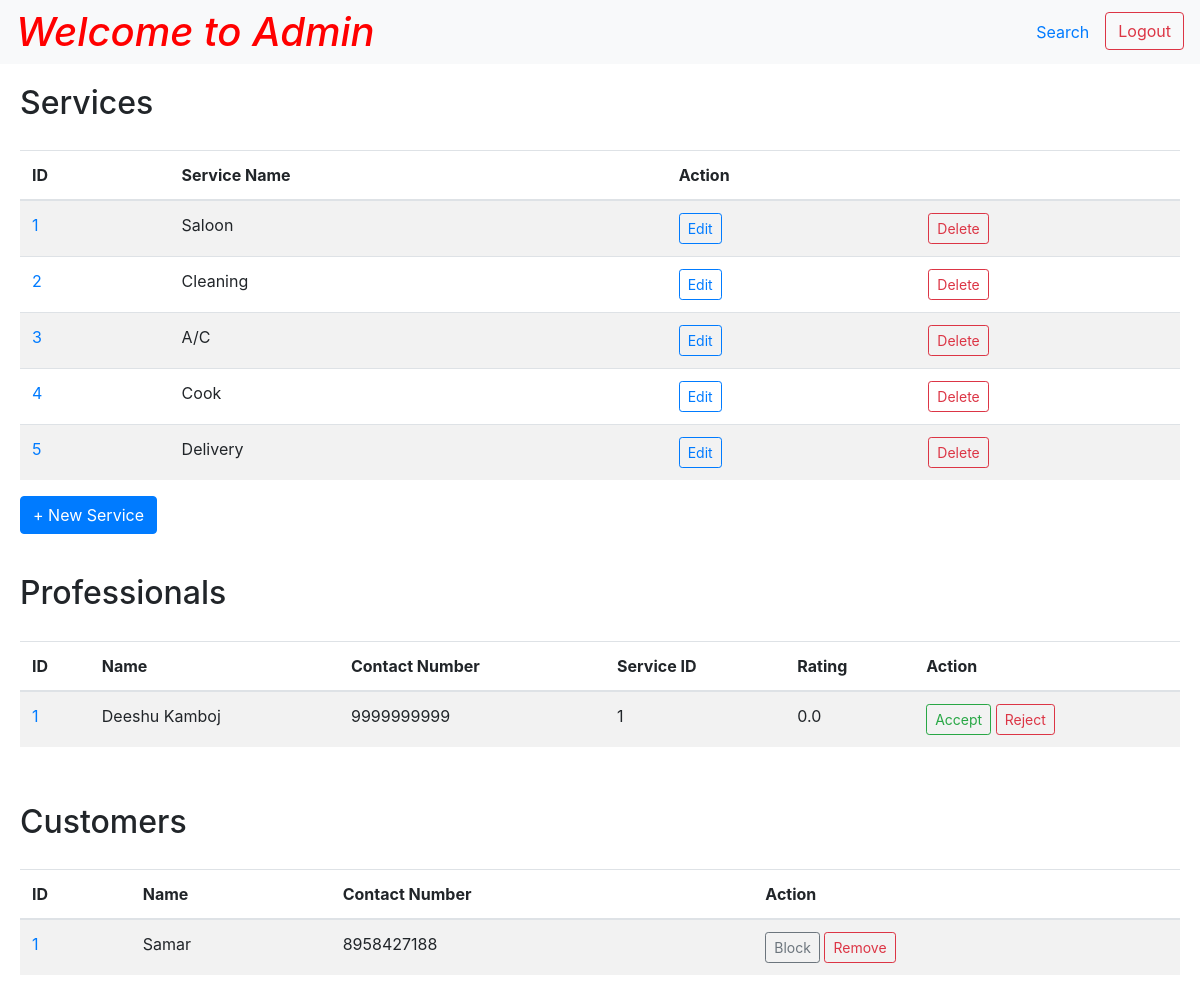
The page /admin (signed in) on the database as committed earlier.
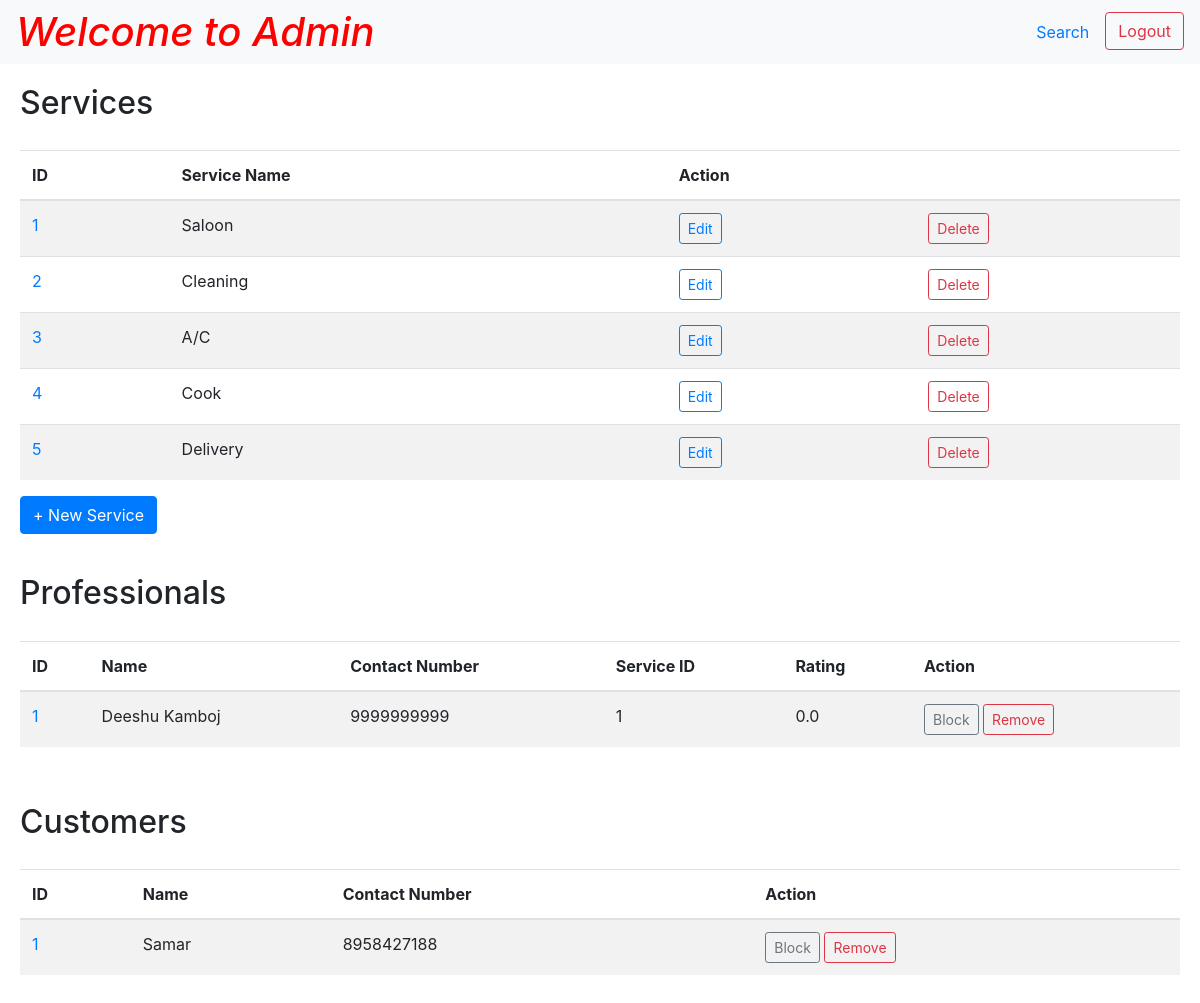
The same page on the database as committed later.
### tables this page shows
CREATE TABLE "services" (
    "id" INTEGER,
    "name" TEXT NOT NULL UNIQUE,
    "description" TEXT NOT NULL,
    "price" REAL NOT NULL,
    PRIMARY KEY("id")
);

CREATE TABLE "professionals" (
    "id" INTEGER,
    "fname" TEXT NOT NULL,
    "lname" TEXT,
    "address" TEXT NOT NULL,
    "pincode" INTEGER NOT NULL,
    "contact_number" TEXT NOT NULL UNIQUE,
    "email" TEXT NOT NULL UNIQUE,
    "password" TEXT NOT NULL,
    "service_id" INTEGER NOT NULL,
    "experience" INTEGER,
    "description" TEXT NOT NULL,
    "date_created" DATETIME DEFAULT CURRENT_TIMESTAMP,
    "rating" REAL DEFAULT 0,
    "status" TEXT CHECK("status" in (NULL, 'active', 'block')) DEFAULT NULL,
    PRIMARY KEY("id"),
    FOREIGN KEY("service_id") REFERENCES "services"("id") ON DELETE CASCADE
);

CREATE TABLE "customers" (
    "id" INTEGER,
    "fname" TEXT NOT NULL,
    "lname" TEXT,
    "address" TEXT,
    "pincode" INTEGER,
    "contact_number" TEXT NOT NULL UNIQUE,
    "email" TEXT NOT NULL UNIQUE,
    "password" TEXT NOT NULL,
    "status" TEXT CHECK("status" in ('active', 'block')) DEFAULT 'active',
    PRIMARY KEY("id")
);

### app.py (the view)
@app.route("/admin", methods=["GET", "POST"])
def admin():
    if request.method == "POST":
        ...
    else:
        if "username" in session and "password" in session:
            admin = helper.fetch_admin(username=session["username"],
                                        password=session["password"])
        else:
            admin = None
        if admin:
            professionals = helper.fetch_professionals()
            customers = helper.fetch_customers()
            services = helper.fetch_services()
            service_requests = helper.fetch_service_requests()
            return render_template("admin.html", professionals=professionals, customers=customers,
                                   services=services, requests=service_requests)
        else:
            return redirect(url_for("login"))

### app.py (called while the page is built)
@app.after_request
def add_header(response):
    response.headers['Cache-Control'] = 'no-store, no-cache, must-revalidate, post-check=0, pre-check=0, max-age=0'
    response.headers['Pragma'] = 'no-cache'
    response.headers['Expires'] = '-1'
    return response

### helper.py (called while the page is built)
def get_db():
    connection = sqlite3.connect("database.db")
    connection.execute("PRAGMA foreign_keys = ON")
    connection.row_factory = sqlite3.Row
    return connection

def fetch_admin(username, password):
    with get_db() as connection:
        db = connection.cursor()
        admin = db.execute("SELECT * FROM admins WHERE username = ? AND password = ?",
                (username, password)).fetchone()
        return admin

def fetch_customers():
    with get_db() as connection:
        db = connection.cursor()
        return db.execute("SELECT * FROM customers ORDER BY status").fetchall()

def fetch_professionals():
    with get_db() as connection:
        db = connection.cursor()
        return db.execute("SELECT * FROM professionals ORDER BY status, date_created").fetchall()

def fetch_services():
    with get_db() as connection:
        db = connection.cursor()
        return db.execute("SELECT * FROM services").fetchall()

def fetch_service_requests():
    with get_db() as connection:
        db = connection.cursor()
        return db.execute("SELECT * FROM service_requests").fetchall()

### templates/admin.html (shortened to what this page needs)
<!DOCTYPE html>
<html lang="en">
<head>
    <link rel="stylesheet" href="https://cdn.jsdelivr.net/npm/bootstrap@4.0.0/dist/css/bootstrap.min.css"
>
</head>
<body>
    <div class="page-wrapper">
        <nav class="navbar navbar-expand-lg navbar-light bg-light">
            <a href="/admin" style="text-decoration: none; color: red;">
                <h1>Welcome to Admin</h1>
            </a>
            <ul class="nav ml-auto">
                <li class="nav-item">
                    <a class="nav-link" href="/admin/search">Search</a>
                </li>
                <li>
                    <form action="/logout" class="d-inline">
                        <button type="submit" class="btn btn-outline-danger">Logout</button>
                    </form>
                </li>
            </ul>
        </nav>
        <div class="form-container container-fluid">
            <h2>Services</h2>
            <div class="table-responsive">
                <table class="table table-striped">
                    <thead>
                        <tr>
                            <th>ID</th>
                            <th>Service Name</th>
                            <th>Action</th>
                        </tr>
                    </thead>
                    <tbody>
                        {% for service in services %}
                        <tr>
                            <td>
                                <a href="" data-toggle="modal" data-target="#serviceInfoModal{{ service['id'] }}">{{
                                    service['id'] }}</a>
                            </td>
                            <td>{{ service["name"] }}</td>
                            <td>
                                <div class="form-row">
                                    <div class="col">
                                        <button type="button" class="btn btn-outline-primary btn-sm" data-toggle="modal"
                                            data-target="#serviceEditModal{{ service['id'] }}">Edit</button>
                                    </div>
                                    <div class="col">
                                        <form action="{{ url_for('service', subpath='delete', id=service['id']) }}"
                                            method="post"
                                            onsubmit="return confirm('Are you sure you want to delete this service because this will remove all professionals from database?');">
                                            <button class="btn btn-outline-danger btn-sm" type="submit">Delete</button>
                                        </form>
                                    </div>
                                </div>
                            </td>
                        </tr>
                        {% endfor %}
                    </tbody>
                </table>
            </div>
            <button type="button" class="btn btn-primary" data-toggle="modal" data-target="#serviceModal">
                + New Service
            </button>
        </div>
        <div class="form-container container-fluid">
            <h2>Professionals</h2>
            <div class="table-responsive">
                <table class="table table-striped">
                    <thead>
                        <tr>
                            <th>ID</th>
                            <th>Name</th>
                            <th>Contact Number</th>
                            <th>Service ID</th>
                            <th>Rating</th>
                            <th>Action</th>
                        </tr>
                    </thead>
                    <tbody>
                        {% for professional in professionals %}
                        <tr>
                            <td>
                                <a href="" data-toggle="modal"
                                    data-target="#professionalModal{{ professional['id'] }}">{{ professional['id']
                                    }}</a>
                            </td>
                            <td>{{ professional["fname"] + ' ' + professional["lname"] }}</td>
                            <td>{{ professional["contact_number"] }}</td>
                            <td>{{ professional["service_id"] }}</td>
                            <td>{{ professional["rating"] }}</td>
                            <td>
                                {% if professional['status'] == None %}
                                <form action="{{ url_for('accept_reject', id=professional['id']) }}" method="post">
                                    <button class="btn btn-outline-success btn-sm" type="submit" value="accept"
                                        name="action">Accept</button>
                                    <button class="btn btn-outline-danger btn-sm" type="submit" value="reject"
                                        name="action">Reject</button>
                                </form>
                                {% elif professional['status'] == 'active' %}
                                <form
                                    action="{{ url_for('block_unblock', user='professional', id=professional['id']) }}"
                                    method="post">
                                    <button class="btn btn-outline-secondary btn-sm" type="submit" value="block"
                                        name="action">Block</button>
                                    <button class="btn btn-outline-danger btn-sm" type="submit" value="remove"
                                        name="action">Remove</button>
                                </form>
                                {% endif %}
                            </td>
                        </tr>
                        {% endfor %}
                    </tbody>
                </table>
            </div>
        </div>
        <div class="form-container container-fluid">
            <h2>Customers</h2>
            <div class="table-responsive">
                <table class="table table-striped">
                    <thead>
                        <tr>
                            <th>ID</th>
                            <th>Name</th>
                            <th>Contact Number</th>
                            <th>Action</th>
                        </tr>
                    </thead>
                    <tbody>
                        {% for customer in customers %}
                        <tr>
                            <td>
                                <a href="" data-toggle="modal" data-target="#customerModal{{ customer['id'] }}">{{
                                    customer['id'] }}</a>
                            </td>
                            <td>{{ customer["fname"] + ' ' + customer["lname"] }}</td>
                            <td>{{ customer["contact_number"] }}</td>
                            <td>
                                {% if customer['status'] == 'active' %}
                                <form action="{{ url_for('block_unblock', user='customer', id=customer['id']) }}"
                                    method="post">
                                    <button class="btn btn-outline-secondary btn-sm" type="submit" value="block"
                                        name="action">Block</button>
                                    <button class="btn btn-outline-danger btn-sm" type="submit" value="remove"
                                        name="action">Remove</button>
                                </form>
                                {% endif %}
                            </td>
                        </tr>
                        {% endfor %}
                    </tbody>
                </table>
            </div>
        </div>
    </div>
</body>
</html>

### templates/admin.html (style rules this page uses)
html, body { height: 100%; margin: 0; }
.page-wrapper { display: flex; flex-direction: column; height: 100vh; }
.form-container { flex-grow: 1; width: 100%; padding: 20px; box-sizing: border-box; }
h1 { font-style: italic; margin: 0; }
table { width: 100%; margin-top: 20px; table-layout: auto; }

Rows that differ between the two databases and show on the page:
changed professionals "Deeshu Kamboj": now shows "Block Remove"; no longer shows "Accept Reject"
